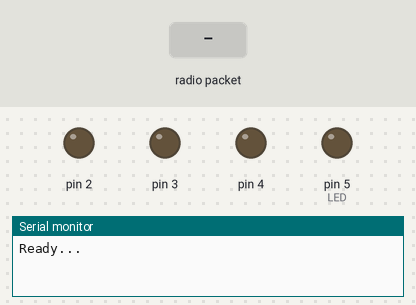
Recording of a sketch running on a simulated Arduino Uno, built with avr-gcc and run on an emulated ATmega328P. On the bench: output pins drawn as LEDs (lit = HIGH), the last lines printed to the serial monitor. The inputs (shaded band) are chosen by the test bench. No radio packets arrive unless stated.

Above: at 1.2 s.
1.3 s: radio packet "1" arrives
At 1.7 s:
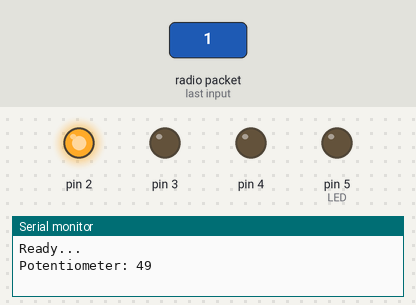
2.8 s: radio packet "2" arrives
At 4.0 s:
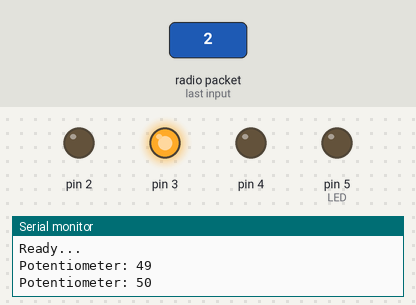
4.3 s: radio packet "0" arrives
At 5.1 s:
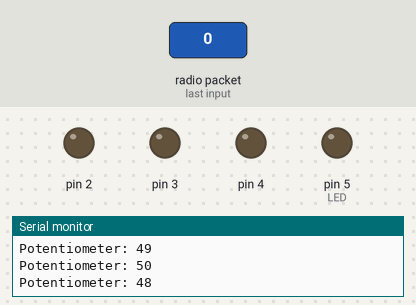
Timing chart, 0 to 7.3 s (numbered marks = the images above; inputs shaded):
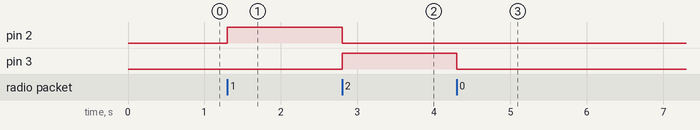

The sketch:

receptor_433.ino
```cpp
/* 1byte 433Mhz RECEIVER example.
/* Tutorial link: http://electronoobs.com/eng_arduino_tut99.php
 * Code: http://electronoobs.com/eng_arduino_tut99_code2.php
 * Scheamtic: http://electronoobs.com/eng_arduino_tut99_sch1.php
 * Youtube Channel: http://www.youtube/c/electronoobs
// Arduino          433Mhz RX
// GND              GND
// 5V               VCC
// D3               Data
*/

#include <VirtualWire.h>              //Download it here: http://electronoobs.com/eng_arduino_virtualWire.php
byte message[VW_MAX_MESSAGE_LEN]; // a buffer to store the incoming messages
byte messageLength = VW_MAX_MESSAGE_LEN; // the size of the message
int received_number = 0;
int LED = 5;

void setup()
{
  pinMode(2, OUTPUT);
  pinMode(3, OUTPUT);
  pinMode(4, OUTPUT);
  pinMode(5, OUTPUT);

  Serial.begin(9600);
  pinMode(LED, OUTPUT);
  Serial.println("Ready...");
  vw_set_rx_pin(12); // pin
  vw_setup(2000); // bps
  vw_rx_start();
}

void loop()
{
  if (vw_get_message(message, &messageLength)) // non-blocking
  {
    Serial.print("Potentiometer: ");
    for (int i = 0; i < messageLength; i++)
    {
      //Serial.print(message[i]);
      received_number = message[i];
    }
    Serial.println(received_number);
    mostrar(received_number);
  }
}


void mostrar(int contador) {

      digitalWrite(2, LOW);
      digitalWrite(3, LOW);
      digitalWrite(4, LOW);
      digitalWrite(5, LOW);


      if (  (contador-(contador%1))/1  %2  == 0 )
          digitalWrite(2, LOW);
      else
          digitalWrite(2, HIGH);

      if (  (contador-(contador%2))/2  %2  == 0 )
          digitalWrite(3, LOW);
      else
          digitalWrite(3, HIGH);

      if (  (contador-(contador%4))/4  %2  == 0 )
          digitalWrite(4, LOW);
      else
          digitalWrite(4, HIGH);

      if (  (contador-(contador%8))/8  %2  == 0 )
          digitalWrite(5, LOW);
      else
          digitalWrite(5, HIGH);

}
```

Measured:
- after the input at 1.3 s, pin 2: LOW → HIGH at once
- after the input at 2.8 s, pin 2: HIGH → LOW at once; pin 3: LOW → HIGH at once
- after the input at 4.3 s, pin 3: HIGH → LOW at once
